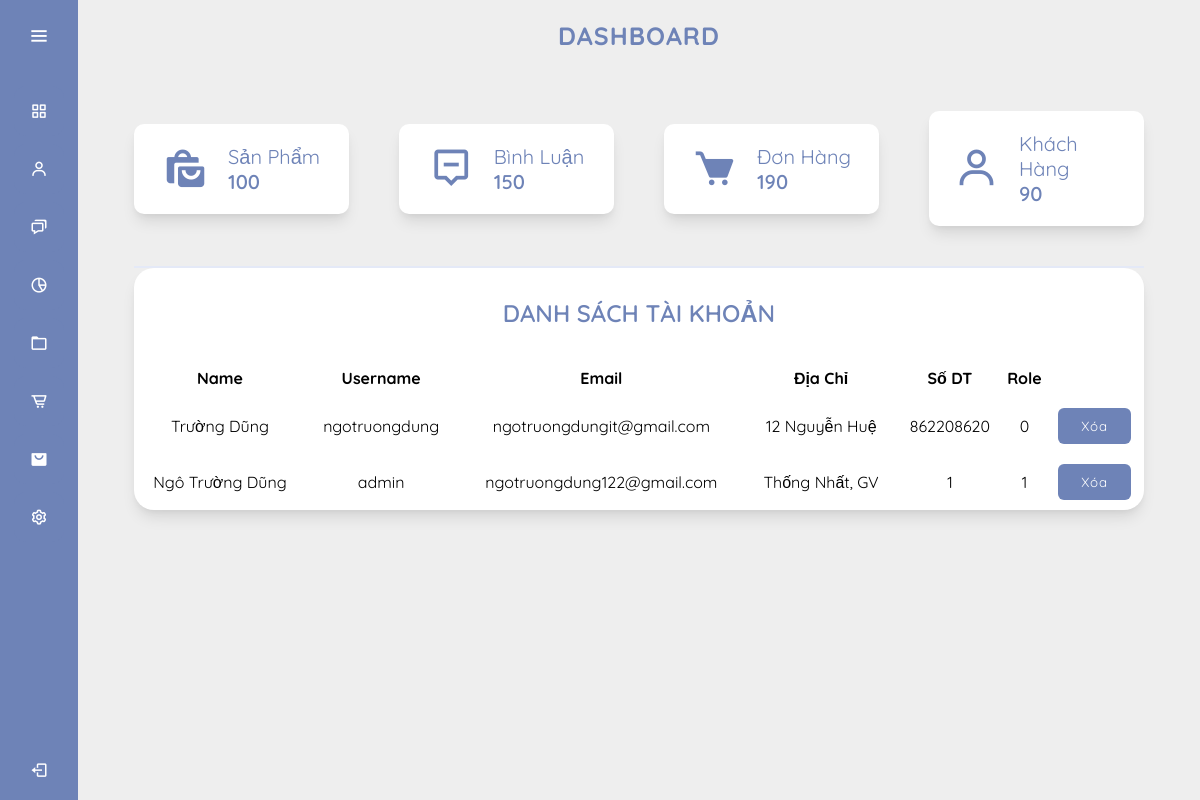
Page /admin/index.php?act=listuser on the committed database.
### tables this page shows
CREATE TABLE `taikhoan` (
  `id` int(11) NOT NULL,
  `name` varchar(255) NOT NULL,
  `email` varchar(255) NOT NULL,
  `user` varchar(100) NOT NULL,
  `password` varchar(255) NOT NULL,
  `diachi` varchar(500) NOT NULL,
  `sdt` int(12) NOT NULL,
  `role` tinyint(4) NOT NULL
);

### model/pdo.php (called while the page is built, shortened)
<?php
function pdo_get_connection(){
    $dburl = "mysql:host=localhost;dbname=duantin;charset=utf8";
    $username = 'root';
    $password = '';
    $conn = new PDO($dburl, $username, $password);
    $conn->setAttribute(PDO::ATTR_ERRMODE, PDO::ERRMODE_EXCEPTION);
    return $conn;
}
function pdo_query($sql){
    $sql_args = array_slice(func_get_args(), 1);
    try{
        $conn = pdo_get_connection();
        $stmt = $conn->prepare($sql);
        $stmt->execute($sql_args);
        $rows = $stmt->fetchAll();
        return $rows;
    }
    catch(PDOException $e){
        throw $e;
    }
    finally{
        unset($conn);
    }
}

### model/taikhoan.php (called while the page is built, shortened)
<?php
    function loadall_taikhoan(){
        $sql="select * from taikhoan order by id desc";
        $listtaikhoan=pdo_query($sql);
        return $listtaikhoan;
    }
?>

### admin/user/list.php (the view)
<div class="list-user list-admin">
    <h3>DANH SÁCH TÀI KHOẢN</h3>
    <table>
        <tr>
            <th>Name</th>
            <th>Username</th>
            <th>Email</th>
            <th>Địa Chỉ</th>
            <th>Số DT</th>
            <th>Role</th>
            <th></th>
        </tr>
        <?php
            foreach ($listtaikhoan as $taikhoan){
                extract($taikhoan);
                $xoatk="index.php?act=deluser&id=".$id;
                echo '
                    <tr>
                    <td>'.$name.'</td>
                    <td>'.$user.'</td>
                    <td>'.$email.'</td>
                    <td>'.$diachi.'</td>
                    <td>'.$sdt.'</td>
                    <td>'.$role.'</td>
                    <td>
                        <a href="'.$xoatk.'"><input type="button" value="Xóa" class="button-19"></a>
                    </td>
                </tr>';
            }
        ?>
    </table>
</div>

### css/admin.css (style rules this page uses)
* { margin: 0; padding: 0; box-sizing: border-box; font-family: "Quicksand", sans-serif; }
.button-19 { background-color: #6E83B7; border: solid transparent; border-radius: 6px; box-sizing: border-box; color: #FFFFFF; cursor: pointer; display: inline-block; letter-spacing: .8px; line-height: 20px; margin: 0; outline: none; overflow: visible; padding: 5px 20px; text-decoration: none; text-align: center; touch-action: manipulation; transform: translateZ(0); user-select: none; -webkit-user-select: none; vertical-align: middle; white-space: nowrap; }
.list-admin { width: 90%; margin: 0 auto; background: #fff; border-radius: 20px; box-shadow: rgba(0, 0, 0, 0.1) 0px 10px 15px -3px, rgba(0, 0, 0, 0.05) 0px 4px 6px -2px; }
.list-admin h3 { font-size: 24px; font-weight: 600; color: #6E83B7; text-align: center; padding: 30px 0; }
.list-admin table { width: 100%; text-align: center; border-collapse: collapse; margin-bottom: 20px; }
.list-admin table th { height: 40px; }
.list-admin table td { padding: 10px 5px; }

### rows in the picture
taikhoan: name "Trường Dũng", user "ngotruongdung", email "ngotruongdungit@gmail.com", diachi "12 Nguyễn Huệ", sdt "862208620", role "0"
taikhoan: name "Ngô Trường Dũng", user "admin", email "ngotruongdung122@gmail.com", diachi "Thống Nhất, GV", sdt "1", role "1"
